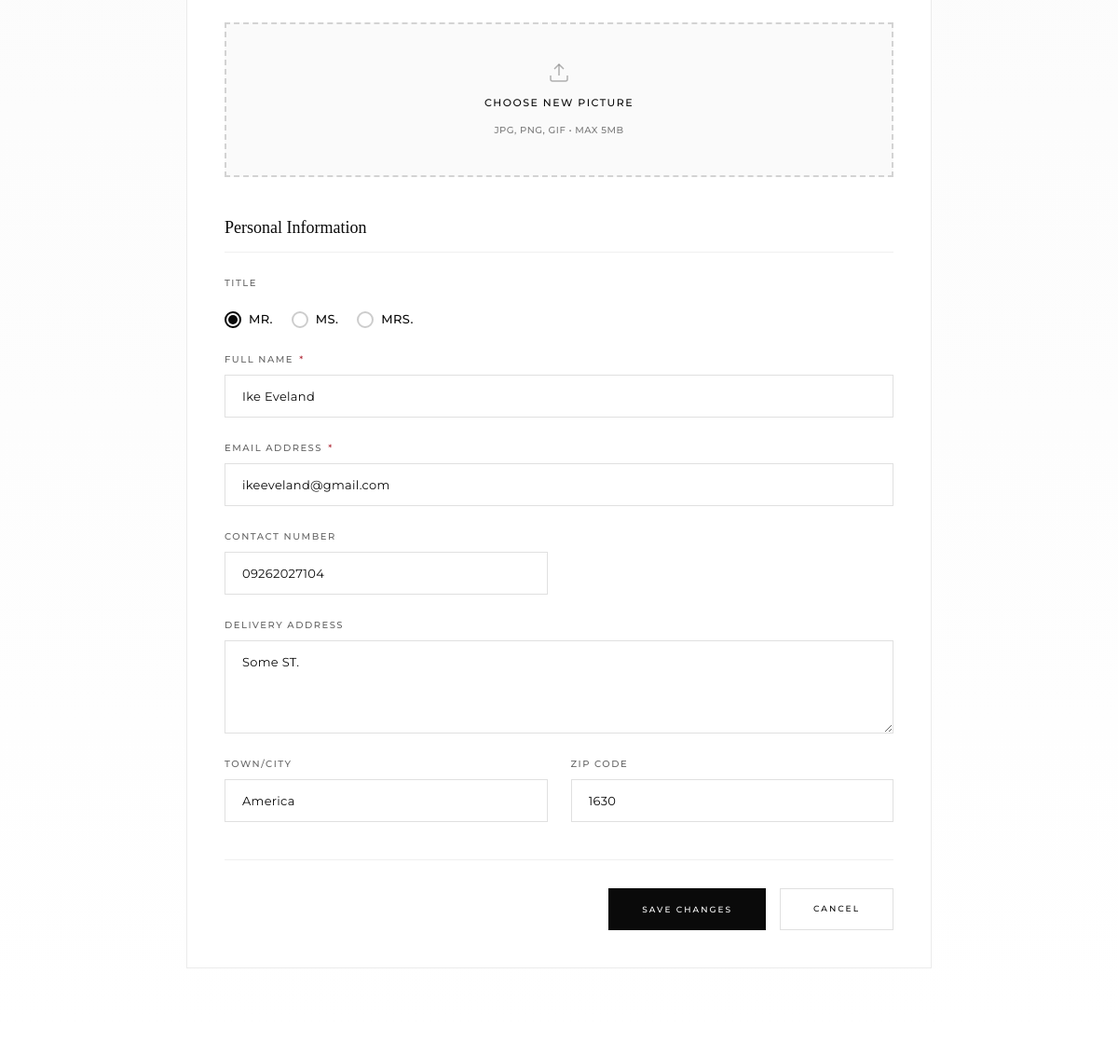
Before: /user/edit_profile.php (signed in, middle part) with the older database file.
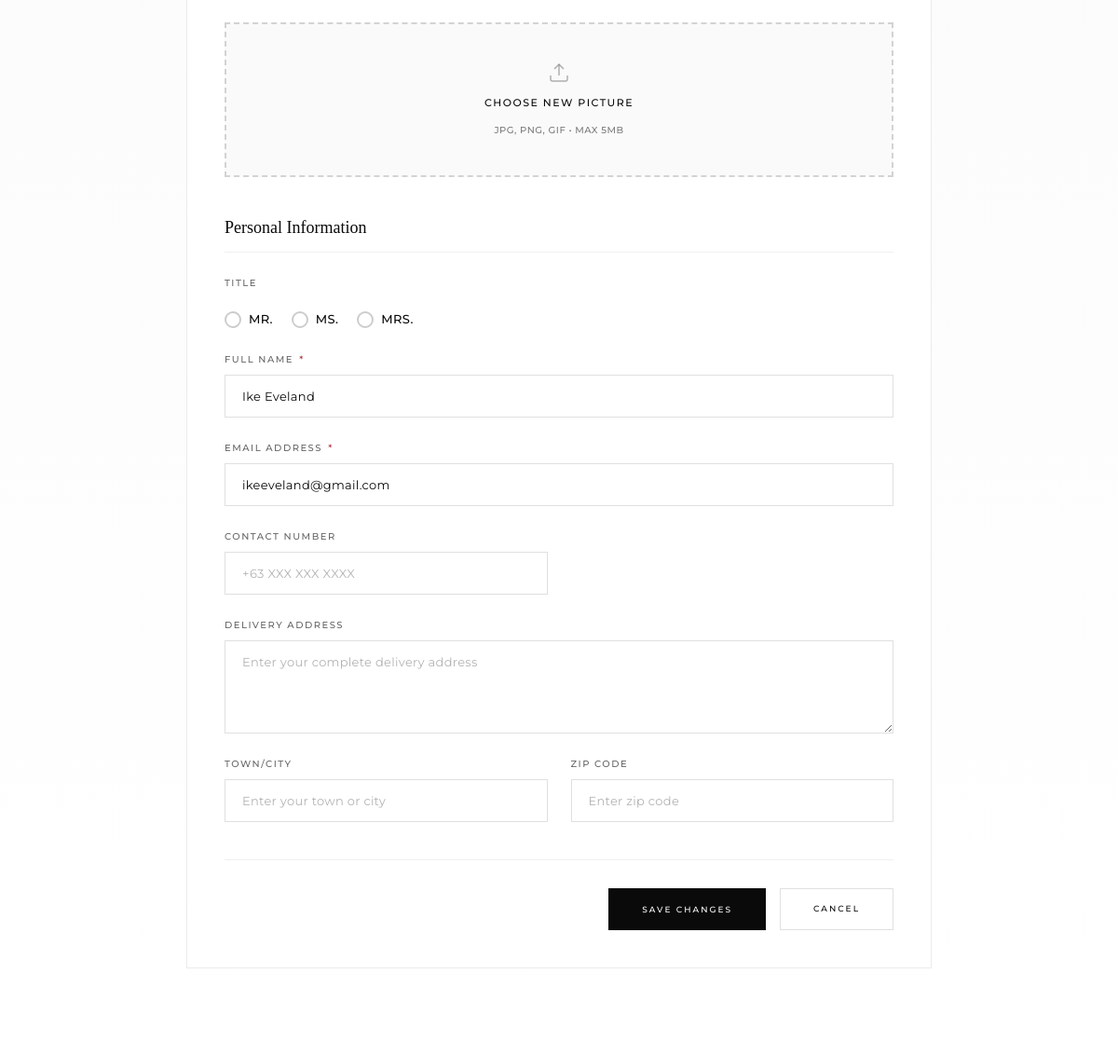
After: the same page with the newer database file.
### tables this page shows
CREATE TABLE `customers` (
  `customer_id` int(11) NOT NULL,
  `title` char(4) DEFAULT NULL,
  `fullname` varchar(255) DEFAULT NULL,
  `address` varchar(255) DEFAULT NULL,
  `contact_no` varchar(20) DEFAULT NULL,
  `zipcode` char(10) DEFAULT NULL,
  `town` varchar(255) DEFAULT NULL,
  `user_id` int(11) DEFAULT NULL
);

### user/edit_profile.php (the view, shortened to what the changed rows need)
<?php
require_once('../includes/config.php');
$user_id = (int) $_SESSION['user_id'];
$customer_stmt = $conn->prepare("SELECT customer_id, address, contact_no, title, town, zipcode FROM customers WHERE user_id = ?");
$customer_stmt->bind_param("i", $user_id);
$customer_stmt->execute();
$customer_result = $customer_stmt->get_result();
$customer_data = $customer_result->fetch_assoc();
require_once('../includes/header.php');
?>
<main class="edit-profile-page">
    <div class="edit-container">
        <div class="profile-card">
            <form method="POST" enctype="multipart/form-data" class="edit-form">
                <div class="form-section">
                    <div class="form-grid">
                        <div class="form-group full-width">
                            <div class="radio-group">
                                <label class="radio-label">
                                    <input type="radio" name="title" value="Mr."
                                           <?php echo (isset($customer_data['title']) && $customer_data['title'] === 'Mr.') ? 'checked' : ''; ?>>
                                    <span class="radio-text">Mr.</span>
                                </label>
                                <label class="radio-label">
                                    <input type="radio" name="title" value="Ms."
                                           <?php echo (isset($customer_data['title']) && $customer_data['title'] === 'Ms.') ? 'checked' : ''; ?>>
                                    <span class="radio-text">Ms.</span>
                                </label>
                                <label class="radio-label">
                                    <input type="radio" name="title" value="Mrs."
                                           <?php echo (isset($customer_data['title']) && $customer_data['title'] === 'Mrs.') ? 'checked' : ''; ?>>
                                    <span class="radio-text">Mrs.</span>
                                </label>
                            </div>
                        </div>
                        <div class="form-group">
                            <label for="contact_no">Contact Number</label>
                            <input type="text" id="contact_no" name="contact_no"
                                   value="<?php echo htmlspecialchars($customer_data['contact_no'] ?? ''); ?>"
                                   class="form-input" placeholder="+63 XXX XXX XXXX">
                        </div>
                        <div class="form-group full-width">
                            <label for="address">Delivery Address</label>
                            <textarea id="address" name="address" rows="3" class="form-textarea"
                                      placeholder="Enter your complete delivery address"><?php echo htmlspecialchars($customer_data['address'] ?? ''); ?></textarea>
                        </div>
                        <div class="form-group">
                            <label for="town">Town/City</label>
                            <input type="text" id="town" name="town"
                                   value="<?php echo htmlspecialchars($customer_data['town'] ?? ''); ?>"
                                   class="form-input" placeholder="Enter your town or city">
                        </div>
                        <div class="form-group">
                            <label for="zipcode">Zip Code</label>
                            <input type="text" id="zipcode" name="zipcode"
                                   value="<?php echo htmlspecialchars($customer_data['zipcode'] ?? ''); ?>"
                                   class="form-input" placeholder="Enter zip code" maxlength="10">
                        </div>
                    </div>
                </div>
            </form>
        </div>
    </div>
</main>
<?php require_once('../includes/footer.php'); ?>

Changed rows visible on the page:
removed customers: title "☑ MR.", title "☐ MS.", title "☐ MRS.", contact_no "09262027104", address "Some ST.", town "America", zipcode "1630"
Other visible differences:
form field title: (not shown) → "☐ MR."
form field title: (not shown) → "☐ MS."
form field title: (not shown) → "☐ MRS."
